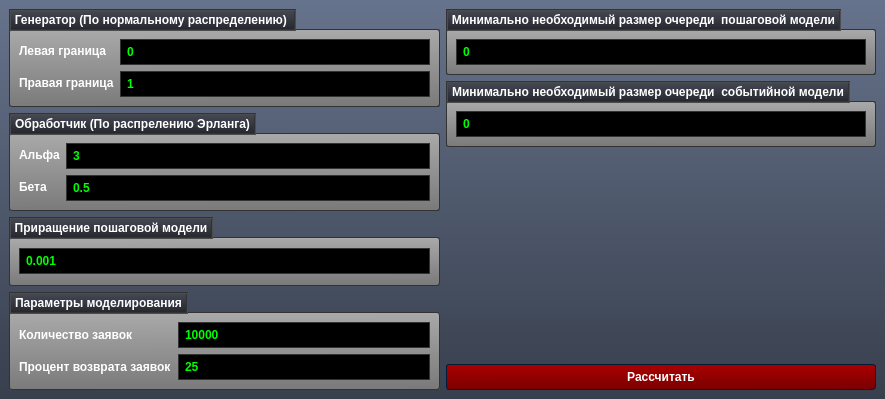
<?xml version="1.0" encoding="UTF-8"?>
<ui version="4.0">
 <class>MainWindow</class>
 <widget class="QMainWindow" name="MainWindow">
  <property name="geometry">
   <rect>
    <x>0</x>
    <y>0</y>
    <width>885</width>
    <height>399</height>
   </rect>
  </property>
  <property name="windowTitle">
   <string>Обработка очереди</string>
  </property>
  <property name="styleSheet">
   <string notr="true">/*Copyright (c) DevSec Studio. All rights reserved.

MIT License

Permission is hereby granted, free of charge, to any person obtaining a copy
of this software and associated documentation files (the &quot;Software&quot;), to deal
in the Software without restriction, including without limitation the rights
to use, copy, modify, merge, publish, distribute, sublicense, and/or sell
copies of the Software, and to permit persons to whom the Software is
furnished to do so, subject to the following conditions:

The above copyright notice and this permission notice shall be included in all
copies or substantial portions of the Software.

THE SOFTWARE IS PROVIDED *AS IS*, WITHOUT WARRANTY OF ANY KIND, EXPRESS OR
IMPLIED, INCLUDING BUT NOT LIMITED TO THE WARRANTIES OF MERCHANTABILITY,
FITNESS FOR A PARTICULAR PURPOSE AND NONINFRINGEMENT. IN NO EVENT SHALL THE
AUTHORS OR COPYRIGHT HOLDERS BE LIABLE FOR ANY CLAIM, DAMAGES OR OTHER
LIABILITY, WHETHER IN AN ACTION OF CONTRACT, TORT OR OTHERWISE, ARISING FROM,
OUT OF OR IN CONNECTION WITH THE SOFTWARE OR THE USE OR OTHER DEALINGS IN THE
SOFTWARE.
*/

/*-----QWidget-----*/
QWidget
{
	background-color: qlineargradient(spread:repeat, x1:1, y1:0, x2:1, y2:1, stop:0 rgba(102, 115, 140, 255),stop:1 rgba(56, 63, 77, 255));
	color: #ffffff;
	border-color: #051a39;

}


/*-----QLabel-----*/
QLabel
{
	background-color: transparent;
	color: #ffffff;
	font-weight: bold;

}


QLabel::disabled
{
	background-color: transparent;
	color: #898988;

}


/*-----QMenuBar-----*/
QMenuBar
{
	background-color: #484c58;
	color: #ffffff;
	border-color: #051a39;
	font-weight: bold;

}


QMenuBar::disabled
{
	background-color: #404040;
	color: #898988;
	border-color: #051a39;

}


QMenuBar::item
{
    background-color: transparent;

}


QMenuBar::item:selected
{
    background-color: #c4c5c3;
	color: #000000;
    border: 1px solid #000000;

}


QMenuBar::item:pressed
{
    background-color: #979796;
    border: 1px solid #000;
    margin-bottom: -1px;
    padding-bottom: 1px;

}


/*-----QMenu-----*/
QMenu
{
    background-color: #c4c5c3;
    border: 1px solid;
    color: #000000;
	font-weight: bold;

}


QMenu::separator
{
    height: 1px;
    background-color: #363942;
    color: #ffffff;
    padding-left: 4px;
    margin-left: 10px;
    margin-right: 5px;

}


QMenu::item
{
    min-width : 150px;
    padding: 3px 20px 3px 20px;

}


QMenu::item:selected
{
    background-color: #363942;
    color: #ffffff;

}


QMenu::item:disabled
{
    color: #898988;
}


/*-----QToolTip-----*/
QToolTip
{
	background-color: #bbbcba;
	color: #000000;
	border-color: #051a39;
	border : 1px solid #000000;
	border-radius: 2px;

}


/*-----QPushButton-----*/
QPushButton
{
	background-color: qlineargradient(spread:repeat, x1:0.486, y1:0, x2:0.505, y2:1, stop:0.00480769 rgba(170, 0, 0, 255),stop:1 rgba(122, 0, 0, 255));
	color: #ffffff;
	font-weight: bold;
	border-style: solid;
	border-width: 1px;
	border-radius: 3px;
	border-color: #051a39;
	padding: 5px;

}


QPushButton::disabled
{
	background-color: #404040;
	color: #656565;
	border-color: #051a39;

}


QPushButton::hover
{
	background-color: #9c0000;
	color: #ffffff;
	border-style: solid;
	border-width: 1px;
	border-radius: 3px;
	border-color: #051a39;
	padding: 5px;

}


QPushButton::pressed
{
	background-color: #880000;
	color: #ffffff;
	border-style: solid;
	border-width: 2px;
	border-radius: 3px;
	border-color: #000000;
	padding: 5px;

}


/*-----QToolButton-----*/
QToolButton 
{
	background-color: qlineargradient(spread:repeat, x1:1, y1:0, x2:1, y2:1, stop:0 rgba(177, 181, 193, 255),stop:1 rgba(159, 163, 174, 255));
	color: #ffffff;
	font-weight: bold;
	border-style: solid;
	border-width: 1px;
	border-radius: 3px;
	border-color: #051a39;
	padding: 5px;

}


QToolButton::disabled
{
	background-color: #404040;
	color: #656565;
	border-color: #051a39;

}


QToolButton::hover
{
	background-color: #9fa3ae;
	color: #ffffff;
	border-style: solid;
	border-width: 1px;
	border-radius: 3px;
	border-color: #051a39;
	padding: 5px;

}


QToolButton::pressed
{
	background-color: #7b7e86;
	color: #ffffff;
	border-style: solid;
	border-width: 2px;
	border-radius: 3px;
	border-color: #000000;
	padding: 5px;

}


/*-----QComboBox-----*/
QComboBox
{
    background-color: qlineargradient(spread:repeat, x1:1, y1:0, x2:1, y2:1, stop:0 rgba(118, 118, 118, 255),stop:1 rgba(70, 70, 70, 255));
    border: 1px solid #333333;
    border-radius: 3px;
    padding-left: 6px;
    color: lightgray;
	font-weight: bold;
    height: 20px;

}


QComboBox::disabled
{
	background-color: #404040;
	color: #656565;
	border-color: #051a39;

}


QComboBox:hover
{
    background-color: #646464;

}


QComboBox:on
{
    background-color: #979796;
	color: #000000;

}


QComboBox QAbstractItemView
{
    background-color: #c4c5c3;
    color: #000000;
    border: 1px solid black;
    selection-background-color: #363942;
    selection-color: #ffffff;
    outline: 0;

}


QComboBox::drop-down
{
    subcontrol-origin: padding;
    subcontrol-position: top right;
    width: 15px;
    border-left-width: 1px;
    border-left-color: darkgray;
    border-left-style: solid; 
    border-top-right-radius: 3px; 
    border-bottom-right-radius: 3px;

}


QComboBox::down-arrow
{
    image: url(://arrow-down.png);
    width: 8px;
    height: 8px;
}


/*-----QSpinBox &amp; QDoubleSpinBox &amp; QDateTimeEdit-----*/
QSpinBox, 
QDoubleSpinBox,
QDateTimeEdit
{
	background-color: #000000;
	color: #00ff00;
	font-weight: bold;
	border: 1px solid #333333;
	padding : 4px;

}


QSpinBox::disabled, 
QDoubleSpinBox::disabled,
QDateTimeEdit::disabled
{
	background-color: #404040;
	color: #656565;
	border-color: #051a39;

}


QSpinBox:hover, 
QDoubleSpinBox::hover,
QDateTimeEdit::hover
{
    border: 1px solid #00ff00;

}


QSpinBox::up-button, QSpinBox::down-button,
QDoubleSpinBox::up-button, QDoubleSpinBox::down-button,
QDateTimeEdit::up-button, QDateTimeEdit::down-button
{
	background-color: qlineargradient(spread:repeat, x1:1, y1:0, x2:1, y2:1, stop:0 rgba(118, 118, 118, 255),stop:1 rgba(70, 70, 70, 255));
    border: 0px solid #333333;

}


QSpinBox::disabled, 
QDoubleSpinBox::disabled,
QDateTimeEdit::disabled
{
	background-color: #404040;
	color: #656565;
	border-color: #051a39;

}


QSpinBox::up-button:hover, QSpinBox::down-button:hover,
QDoubleSpinBox::up-button:hover, QDoubleSpinBox::down-button:hover,
QDateTimeEdit::up-button:hover, QDateTimeEdit::down-button:hover
{
	background-color: #646464;
    border: 1px solid #333333;


}


QSpinBox::up-button:disabled, QSpinBox::down-button:disabled,
QDoubleSpinBox::up-button:disabled, QDoubleSpinBox::down-button:disabled,
QDateTimeEdit::up-button:disabled, QDateTimeEdit::down-button:disabled
{
	background-color: #404040;
	color: #656565;
	border-color: #051a39;

}


QSpinBox::up-button:pressed, QSpinBox::down-button:pressed,
QDoubleSpinBox::up-button:pressed, QDoubleSpinBox::down-button::pressed,
QDateTimeEdit::up-button:pressed, QDateTimeEdit::down-button::pressed
{
    background-color: #979796;
    border: 1px solid #444444;

}


QSpinBox::down-arrow,
QDoubleSpinBox::down-arrow,
QDateTimeEdit::down-arrow
{
    image: url(://arrow-down.png);
    width: 7px;

}


QSpinBox::up-arrow,
QDoubleSpinBox::up-arrow,
QDateTimeEdit::up-arrow
{
    image: url(://arrow-up.png);
    width: 7px;

}


/*-----QLineEdit-----*/
QLineEdit
{
	background-color: #000000;
	color: #00ff00;
	font-weight: bold;
    border: 1px solid #333333;
	padding: 4px;

}


QLineEdit:hover
{
    border: 1px solid #00ff00;

}


QLineEdit::disabled
{
	background-color: #404040;
	color: #656565;
	border-width: 1px;
	border-color: #051a39;
	padding: 2px;

}


/*-----QTextEdit-----*/
QTextEdit
{
	background-color: #808080;
	color: #fff;
	border: 1px groove #333333;

}


QTextEdit::disabled
{
	background-color: #404040;
	color: #656565;
	border-color: #051a39;

}


/*-----QGroupBox-----*/
QGroupBox 
{
    border: 1px groove #333333;
	border-radius: 2px;
    margin-top: 20px;

}


QGroupBox 
{
	background-color: qlineargradient(spread:repeat, x1:0.486, y1:0, x2:0.505, y2:1, stop:0.00480769 rgba(170, 169, 169, 255),stop:1 rgba(122, 122, 122, 255));
	font-weight: bold;

}


QGroupBox::title  
{
    background-color: qlineargradient(spread:repeat, x1:1, y1:0, x2:1, y2:1, stop:0 rgba(71, 75, 87, 255),stop:1 rgba(35, 37, 43, 255));
    color: #ffffff;
    border: 2px groove #333333;
    subcontrol-origin: margin;
    subcontrol-position: top left;
    padding: 2px;

}


QGroupBox::title::disabled
{
	background-color: #404040;
	color: #656565;
    subcontrol-origin: margin;
    subcontrol-position: top left;
    padding: 5px;
	border-top-left-radius: 3px;
	border-top-right-radius: 3px;

}


/*-----QCheckBox-----*/
QCheckBox{
	background-color: transparent;
	font-weight: bold;
	color: #fff;

}


QCheckBox::indicator
{
    color: #b1b1b1;
    background-color: #323232;
    border: 2px solid #222222;
    width: 12px;
    height: 12px;

}


QCheckBox::indicator:checked
{
    image:url(://checkbox.png);
    border: 2px solid #00ff00;

}


QCheckBox::indicator:unchecked:hover
{
    border: 2px solid #00ff00;

}


QCheckBox::disabled
{
	color: #656565;

}


QCheckBox::indicator:disabled
{
	background-color: #656565;
	color: #656565;
    border: 1px solid #656565;

}


/*-----QRadioButton-----*/
QRadioButton{
	background-color: transparent;
	font-weight: bold;
	color: #fff;

}


QRadioButton::indicator::unchecked
{ 
	border: 2px inset #222222; 
	border-radius: 6px; 
	background-color:  #323232;
	width: 9px; 
	height: 9px; 

}


QRadioButton::indicator::unchecked:hover
{ 
	border: 2px solid #00ff00; 
	border-radius: 5px; 
	background-color:  #323232;
	width: 9px; 
	height: 9px; 

}


QRadioButton::indicator::checked
{ 
	border: 2px inset #222222; 
	border-radius: 5px; 
	background-color: #00ff00; 
	width: 9px; 
	height: 9px; 

}


QRadioButton::disabled
{
	color: #656565;

}


QRadioButton::indicator:disabled
{
	background-color: #656565;
	color: #656565;
    border: 2px solid #656565;

}


/*-----QTableView &amp; QTableWidget-----*/
QTableView
{
    background-color: #808080;
    border: 1px groove #333333;
    color: #f0f0f0;
	font-weight: bold;
    gridline-color: #333333;
    outline : 0;

}


QTableView::disabled
{
    background-color: #242526;
    border: 1px solid #32414B;
    color: #656565;
    gridline-color: #656565;
    outline : 0;

}


QTableView::item:hover 
{
    background-color: #484c58;
    color: #f0f0f0;

}


QTableView::item:selected 
{
    background-color: #484c58;
    border: 2px groove #00ff00;
    color: #F0F0F0;

}


QTableView::item:selected:disabled
{
    background-color: #1a1b1c;
    border: 2px solid #525251;
    color: #656565;

}


QTableCornerButton::section
{
    background-color: #282830;

}


QHeaderView::section
{
    background-color: #282830;
    color: #fff;
	font-weight: bold;
    text-align: left;
	padding: 4px;
	
}


QHeaderView::section:disabled
{
    background-color: #525251;
    color: #656565;

}


QHeaderView::section:checked
{
    background-color: #00ff00;

}


QHeaderView::section:checked:disabled
{
    color: #656565;
    background-color: #525251;

}


QHeaderView::section::vertical::first,
QHeaderView::section::vertical::only-one
{
    border-top: 0px;

}


QHeaderView::section::vertical
{
    border-top: 0px;

}


QHeaderView::section::horizontal::first,
QHeaderView::section::horizontal::only-one
{
    border-left: 0px;

}


QHeaderView::section::horizontal
{
    border-left: 0px;

}


/*-----QTabWidget-----*/
QTabBar::tab
{
	background-color: transparent;
	color: #ffffff;
	font-weight: bold;
	width: 80px;
	height: 9px;
	
}


QTabBar::tab:disabled
{
	background-color: #656565;
	color: #656565;

}


QTabWidget::pane 
{
	background-color: transparent;
	color: #ffffff;
	border: 1px groove #333333;

}


QTabBar::tab:selected
{
    background-color: #484c58;
	color: #ffffff;
	border: 1px groove #333333;
	border-bottom: 0px;

}


QTabBar::tab:selected:disabled
{
	background-color: #404040;
	color: #656565;

}


QTabBar::tab:!selected 
{
    background-color: #a3a7b2;

}


QTabBar::tab:!selected:hover 
{
    background-color: #484c58;

}


QTabBar::tab:top:!selected 
{
    margin-top: 1px;

}


QTabBar::tab:bottom:!selected 
{
    margin-bottom: 3px;

}


QTabBar::tab:top, QTabBar::tab:bottom 
{
    min-width: 8ex;
    margin-right: -1px;
    padding: 5px 10px 5px 10px;

}


QTabBar::tab:top:selected 
{
    border-bottom-color: none;

}


QTabBar::tab:bottom:selected 
{
    border-top-color: none;

}


QTabBar::tab:top:last, QTabBar::tab:bottom:last,
QTabBar::tab:top:only-one, QTabBar::tab:bottom:only-one 
{
    margin-right: 0;

}


QTabBar::tab:left:!selected 
{
    margin-right: 2px;

}


QTabBar::tab:right:!selected
{
    margin-left: 2px;

}


QTabBar::tab:left, QTabBar::tab:right 
{
    min-height: 15ex;
    margin-bottom: -1px;
    padding: 10px 5px 10px 5px;

}


QTabBar::tab:left:selected 
{
    border-left-color: none;

}


QTabBar::tab:right:selected 
{
    border-right-color: none;

}


QTabBar::tab:left:last, QTabBar::tab:right:last,
QTabBar::tab:left:only-one, QTabBar::tab:right:only-one 
{
    margin-bottom: 0;

}


/*-----QSlider-----*/
QSlider{
	background-color: transparent;

}


QSlider::groove:horizontal 
{
	background-color: transparent;
	height: 6px;

}


QSlider::sub-page:horizontal 
{
	background-color: qlineargradient(spread:reflect, x1:1, y1:0, x2:1, y2:1, stop:0.00480769 rgba(201, 201, 201, 255),stop:1 rgba(72, 72, 72, 255));
	border: 1px solid #000;

}


QSlider::add-page:horizontal 
{
	background-color: #404040;
	border: 1px solid #000; 

}


QSlider::handle:horizontal 
{
	background-color: qlineargradient(spread:reflect, x1:1, y1:0, x2:1, y2:1, stop:0.00480769 rgba(201, 201, 201, 255),stop:1 rgba(72, 72, 72, 255));
	border: 1px solid #000; 
	width: 12px;
	margin-top: -6px;
	margin-bottom: -6px;

}


QSlider::handle:horizontal:hover 
{
	background-color: #808080;

}


QSlider::sub-page:horizontal:disabled 
{
	background-color: #bbb;
	border-color: #999;

}


QSlider::add-page:horizontal:disabled 
{
	background-color: #eee;
	border-color: #999;

}


QSlider::handle:horizontal:disabled 
{
	background-color: #eee;
	border: 1px solid #aaa;

}


QSlider::groove:vertical 
{
	background-color: transparent;
	width: 6px;

}


QSlider::sub-page:vertical 
{
	background-color: qlineargradient(spread:reflect, x1:0, y1:0.483, x2:1, y2:0.517, stop:0.00480769 rgba(201, 201, 201, 255),stop:1 rgba(72, 72, 72, 255));
	border: 1px solid #000;

}


QSlider::add-page:vertical 
{
	background-color: #404040;
	border: 1px solid #000;

}


QSlider::handle:vertical 
{
	background-color: qlineargradient(spread:reflect, x1:0, y1:0.483, x2:1, y2:0.517, stop:0.00480769 rgba(201, 201, 201, 255),stop:1 rgba(72, 72, 72, 255));
	border: 1px solid #000;
	height: 12px;
	margin-left: -6px;
	margin-right: -6px;

}


QSlider::handle:vertical:hover 
{
	background-color: #808080;

}


QSlider::sub-page:vertical:disabled 
{
	background-color: #bbb;
	border-color: #999;

}


QSlider::add-page:vertical:disabled 
{
	background-color: #eee;
	border-color: #999;

}


QSlider::handle:vertical:disabled 
{
	background-color: #eee;
	border: 1px solid #aaa;
	border-radius: 3px;

}


/*-----QDial-----*/
QDial
{
	background-color: #600000;

}


QDial::disabled
{
	background-color: #404040;

}


/*-----QScrollBar-----*/
QScrollBar:horizontal
{
    border: 1px solid #222222;
    background-color: #63676d;
    height: 18px;
    margin: 0px 18px 0 18px;

}


QScrollBar::handle:horizontal
{
    background-color: #a6acb3;
	border: 1px solid #656565;
	border-radius: 2px;
    min-height: 20px;

}


QScrollBar::add-line:horizontal
{
    border: 1px solid #1b1b19;
    background-color: #a6acb3;
    width: 18px;
    subcontrol-position: right;
    subcontrol-origin: margin;

}


QScrollBar::sub-line:horizontal
{
    border: 1px solid #1b1b19;
    background-color: #a6acb3;
    width: 18px;
    subcontrol-position: left;
    subcontrol-origin: margin;

}


QScrollBar::right-arrow:horizontal
{
    image: url(://arrow-right.png);
    width: 8px;
    height: 8px;

}


QScrollBar::left-arrow:horizontal
{
    image: url(://arrow-left.png);
    width: 8px;
    height: 8px;

}


QScrollBar::add-page:horizontal, QScrollBar::sub-page:horizontal
{
    background: none;

}


QScrollBar:vertical
{
    background-color: #63676d;
    width: 18px;
    margin: 18px 0 18px 0;
    border: 1px solid #222222;

}


QScrollBar::handle:vertical
{
    background-color: #a6acb3;
	border: 1px solid #656565;
	border-radius: 2px;
    min-height: 20px;

}


QScrollBar::add-line:vertical
{
    border: 1px solid #1b1b19;
    background-color: #a6acb3;
    height: 18px;
    subcontrol-position: bottom;
    subcontrol-origin: margin;

}


QScrollBar::sub-line:vertical
{
    border: 1px solid #1b1b19;
    background-color: #a6acb3;
    height: 18px;
    subcontrol-position: top;
    subcontrol-origin: margin;

}


QScrollBar::up-arrow:vertical
{
    image: url(://arrow-up.png);
    width: 8px;
    height: 8px;

}


QScrollBar::down-arrow:vertical
{
    image: url(://arrow-down.png);
    width: 8px;
    height: 8px;

}


QScrollBar::add-page:vertical, QScrollBar::sub-page:vertical
{
    background: none;

}


/*-----QProgressBar-----*/
QProgressBar
{
	background-color: #000;
	color: #00ff00;
	font-weight: bold;
	border: 0px groove #000;
	border-radius: 10px;
	text-align: center;

}


QProgressBar:disabled
{
	background-color: #404040;
	color: #656565;
	border-color: #051a39;
	border: 1px solid #000;
	border-radius: 10px;
	text-align: center;

}


QProgressBar::chunk {
	background-color: #ffaf02;
	border: 0px;
	border-radius: 10px;
	color: #000;

}


QProgressBar::chunk:disabled {
	background-color: #333;
	border: 0px;
	border-radius: 10px;
	color: #656565;
}


/*-----QStatusBar-----*/
QStatusBar
{
	background-color: qlineargradient(spread:repeat, x1:1, y1:0, x2:1, y2:1, stop:0 rgba(102, 115, 140, 255),stop:1 rgba(56, 63, 77, 255));
	color: #ffffff;
	border-color: #051a39;
	font-weight: bold;

}


</string>
  </property>
  <widget class="QWidget" name="centralwidget">
   <layout class="QGridLayout" name="gridLayout_2">
    <item row="0" column="0">
     <layout class="QVBoxLayout" name="verticalLayout_2">
      <item>
       <widget class="QGroupBox" name="groupBox">
        <property name="title">
         <string>Генератор (По нормальному распределению) </string>
        </property>
        <layout class="QFormLayout" name="formLayout">
         <item row="0" column="0">
          <widget class="QLabel" name="gen_left_label">
           <property name="text">
            <string>Левая граница</string>
           </property>
          </widget>
         </item>
         <item row="0" column="1">
          <widget class="QLineEdit" name="gen_left_entry">
           <property name="text">
            <string>0</string>
           </property>
          </widget>
         </item>
         <item row="1" column="0">
          <widget class="QLabel" name="gen_right_label">
           <property name="text">
            <string>Правая граница</string>
           </property>
          </widget>
         </item>
         <item row="1" column="1">
          <widget class="QLineEdit" name="gen_right_entry">
           <property name="text">
            <string>1</string>
           </property>
          </widget>
         </item>
        </layout>
       </widget>
      </item>
      <item>
       <widget class="QGroupBox" name="groupBox_2">
        <property name="title">
         <string>Обработчик (По распрелению Эрланга)</string>
        </property>
        <layout class="QFormLayout" name="formLayout_2">
         <item row="0" column="0">
          <widget class="QLabel" name="proc_alpha_label">
           <property name="text">
            <string>Альфа</string>
           </property>
          </widget>
         </item>
         <item row="0" column="1">
          <widget class="QLineEdit" name="proc_alpha_entry">
           <property name="text">
            <string>3</string>
           </property>
          </widget>
         </item>
         <item row="1" column="0">
          <widget class="QLabel" name="proc_beta_label">
           <property name="text">
            <string>Бета</string>
           </property>
          </widget>
         </item>
         <item row="1" column="1">
          <widget class="QLineEdit" name="proc_beta_entry">
           <property name="text">
            <string>0.5</string>
           </property>
          </widget>
         </item>
        </layout>
       </widget>
      </item>
      <item>
       <widget class="QGroupBox" name="groupBox_3">
        <property name="title">
         <string>Приращение пошаговой модели</string>
        </property>
        <layout class="QVBoxLayout" name="verticalLayout">
         <item>
          <widget class="QLineEdit" name="step_entry">
           <property name="text">
            <string>0.001</string>
           </property>
          </widget>
         </item>
        </layout>
       </widget>
      </item>
      <item>
       <widget class="QGroupBox" name="groupBox_6">
        <property name="title">
         <string>Параметры моделирования</string>
        </property>
        <layout class="QGridLayout" name="gridLayout">
         <item row="0" column="0">
          <widget class="QLabel" name="req_label">
           <property name="text">
            <string>Количество заявок</string>
           </property>
          </widget>
         </item>
         <item row="0" column="1">
          <widget class="QLineEdit" name="req_entry">
           <property name="text">
            <string>10000</string>
           </property>
          </widget>
         </item>
         <item row="1" column="0">
          <widget class="QLabel" name="rate_label">
           <property name="text">
            <string>Процент возврата заявок</string>
           </property>
          </widget>
         </item>
         <item row="1" column="1">
          <widget class="QLineEdit" name="rate_entry">
           <property name="text">
            <string>25</string>
           </property>
          </widget>
         </item>
        </layout>
       </widget>
      </item>
     </layout>
    </item>
    <item row="0" column="1">
     <layout class="QVBoxLayout" name="verticalLayout_5">
      <item>
       <widget class="QGroupBox" name="groupBox_5">
        <property name="title">
         <string>Минимально необходимый размер очереди  пошаговой модели</string>
        </property>
        <layout class="QVBoxLayout" name="verticalLayout_4">
         <item>
          <widget class="QLineEdit" name="min_time_entry">
           <property name="text">
            <string>0</string>
           </property>
          </widget>
         </item>
        </layout>
       </widget>
      </item>
      <item>
       <widget class="QGroupBox" name="groupBox_4">
        <property name="title">
         <string>Минимально необходимый размер очереди  событийной модели</string>
        </property>
        <layout class="QVBoxLayout" name="verticalLayout_3">
         <item>
          <widget class="QLineEdit" name="min_event_entry">
           <property name="text">
            <string>0</string>
           </property>
          </widget>
         </item>
        </layout>
       </widget>
      </item>
      <item>
       <spacer name="verticalSpacer">
        <property name="orientation">
         <enum>Qt::Vertical</enum>
        </property>
        <property name="sizeHint" stdset="0">
         <size>
          <width>20</width>
          <height>40</height>
         </size>
        </property>
       </spacer>
      </item>
      <item>
       <widget class="QPushButton" name="calc_button">
        <property name="text">
         <string>Рассчитать</string>
        </property>
       </widget>
      </item>
     </layout>
    </item>
   </layout>
  </widget>
 </widget>
 <resources/>
 <connections/>
</ui>
